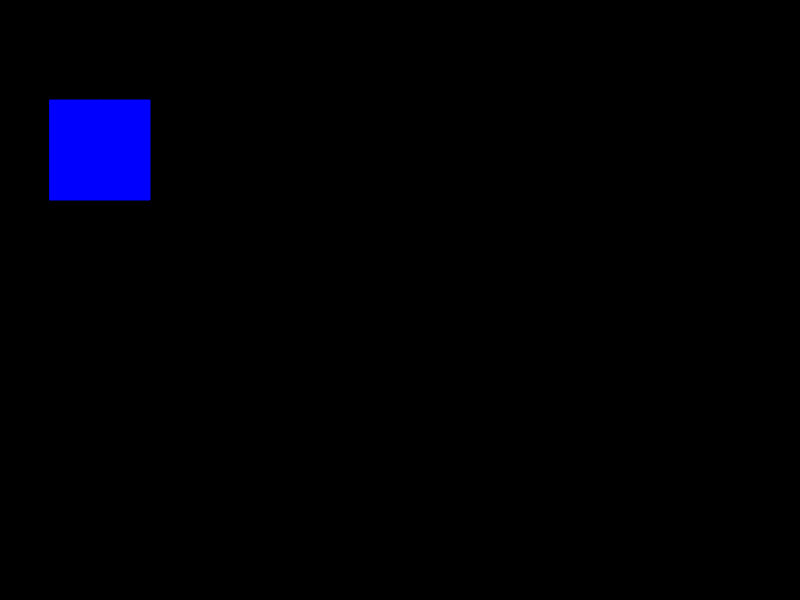
Frame 1 (no input)
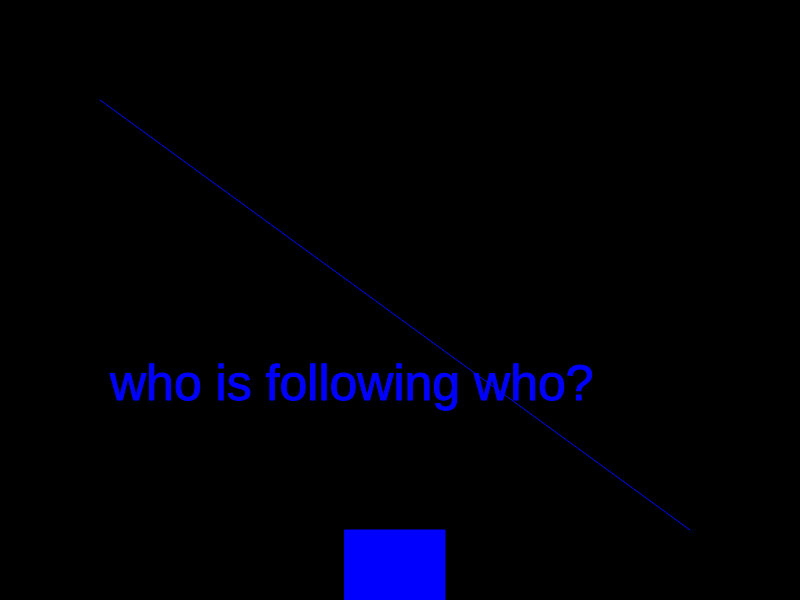
Frame 60 (no input)
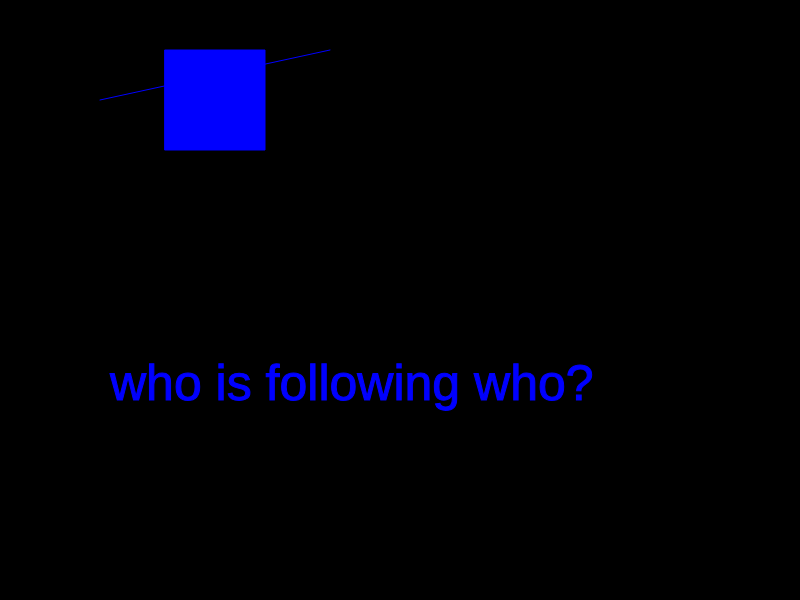
Frame 120 (the mouse pressed at the canvas centre since frame 60)

The p5.js sketch that drew these frames (run headless with seeded random() and noise() and a simulated clock; from frame 60 on, the mouse is pressed at the canvas centre):

// p5.js sketch
// ── sketch.js
/*Maki Traiantafillou,
may 9, 2019*/

//position variables
var posX= 100;
var posY = 100;
// speed variables
var speedX = 10;
var speedY = 10;

function setup() {
  var myCanvas = createCanvas(800, 600);
  frameRate(30);
}

function draw() {
  background(0);
  textSize(50)
  text('who is following who?', 110, 400)
  fill(0,0,255);
  stroke(0,0,255);
  line(posX,posY,100,100);
  //*rotateX(frameCount * 0.01);
  //rotateY(frameCount * 0.01);
  rect(posX/2, posY, 100, 100);
  posX = posX + speedX
  posY = posY + speedY;

  // New code for staying on the canvas
  if (posX > width) {    // the object has moved off the canvas to the right
        speedX = -speedX;
    }
      if (posX < 0) {    // the object has moved off the canvas to the left
        speedX = -speedX;
    }
    if (posY > height) {    // the object has moved off the canvas to the bottom
        speedY = -speedY;
    }
    if (posY < 0) {    // the object has moved off the canvas to the top
        speedY = -speedY;
    }
  }//end draw

function mouseClicked() {
  posX = mouseX;
  posY = mouseY;
  speedX = round(mouseX/100);
  speedY = round(mouseY/100);
}//end mouse clicked
